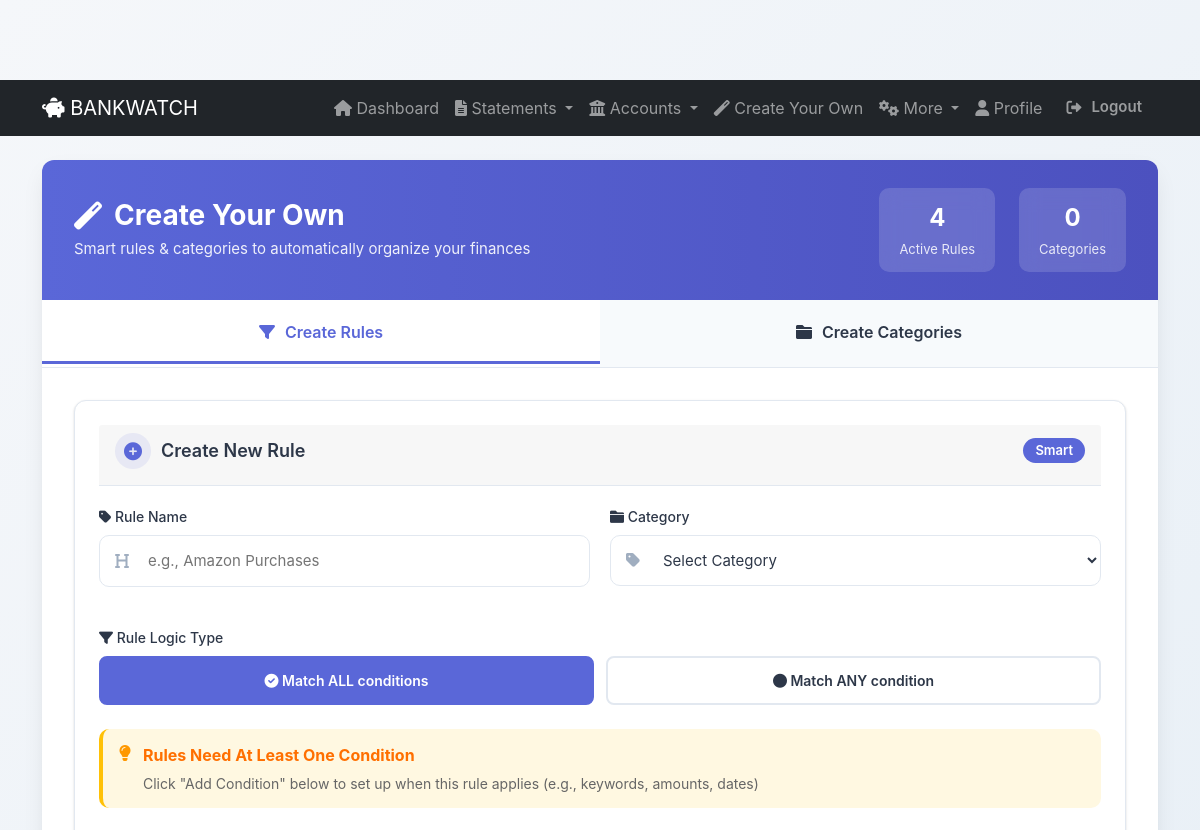
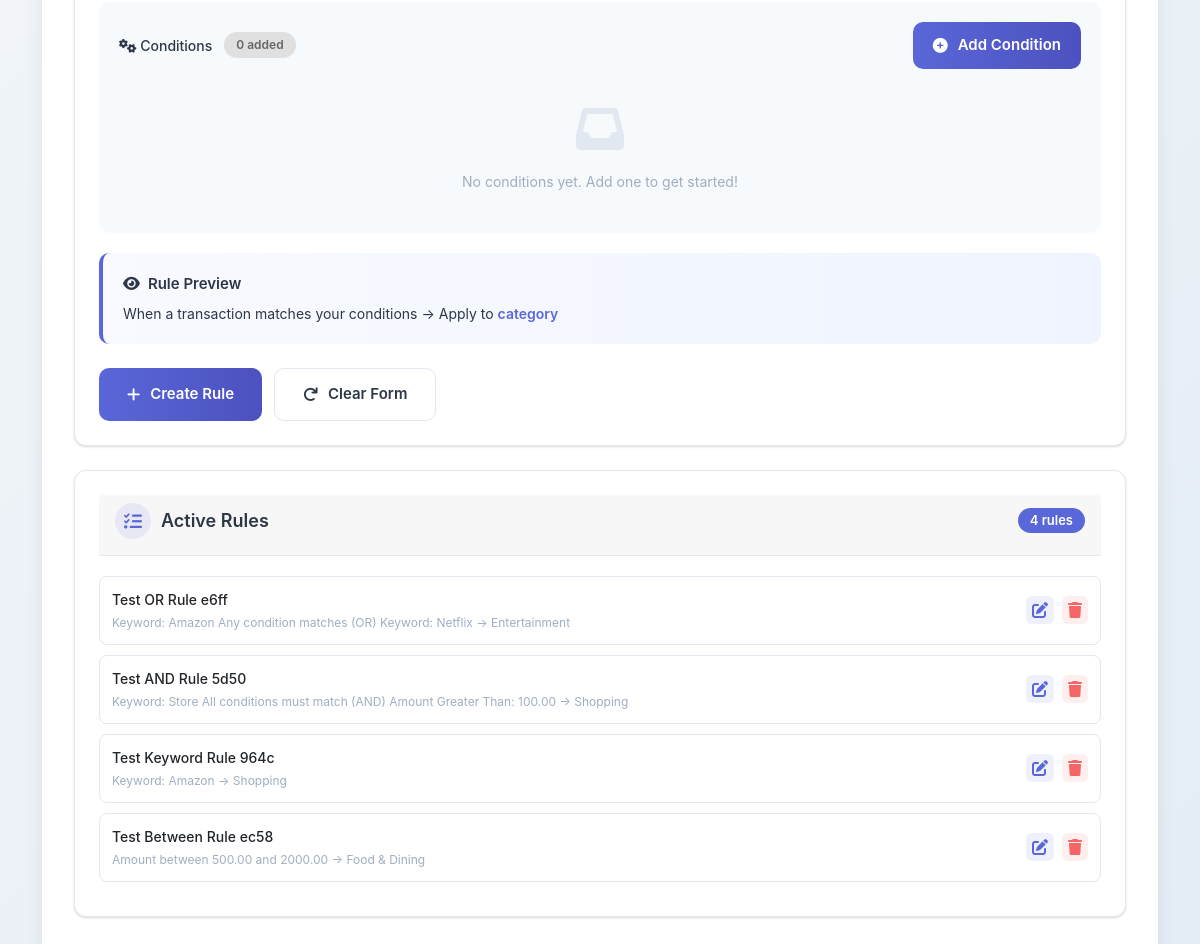
The app's page /analyzer/create-your-own/ (signed in) with its own data (2 pictures, top to bottom).
### analyzer/models.py (models this page shows, shortened)
class Rule(models.Model):
    user = models.ForeignKey(User, on_delete=models.CASCADE, related_name='rules')
    name = models.CharField(max_length=100)
    category = models.CharField(max_length=20, choices=Transaction.CATEGORY_CHOICES, default='OTHER')
    is_active = models.BooleanField(default=True)
    created_at = models.DateTimeField(auto_now_add=True)
    updated_at = models.DateTimeField(auto_now=True)
    RULE_TYPE_CHOICES = [
        ('AND', 'All conditions must match (AND)'),
        ('OR', 'Any condition matches (OR)'),
    ]
    rule_type = models.CharField(max_length=3, choices=RULE_TYPE_CHOICES, default='AND')

class RuleCondition(models.Model):
    rule = models.ForeignKey(Rule, on_delete=models.CASCADE, related_name='conditions')
    CONDITION_TYPE_CHOICES = [
        ('KEYWORD', 'Keyword in Description'),
        ('AMOUNT', 'Amount Range'),
        ('DATE', 'Date Range'),
        ('SOURCE', 'Transaction Source/Channel'),
    ]
    condition_type = models.CharField(max_length=20, choices=CONDITION_TYPE_CHOICES)
    keyword = models.CharField(max_length=100, blank=True)
    keyword_match_type = models.CharField(max_length=20, choices=[
        ('CONTAINS', 'Contains'),
        ('STARTS_WITH', 'Starts With'),
        ('ENDS_WITH', 'Ends With'),
        ('EXACT', 'Exact Match'),
    ], blank=True)
    amount_operator = models.CharField(max_length=20, choices=[
        ('EQUALS', 'Equals'),
        ('GREATER_THAN', 'Greater Than'),
        ('LESS_THAN', 'Less Than'),
        ('BETWEEN', 'Between'),
        ('GREATER_THAN_EQUAL', 'Greater Than or Equal'),
        ('LESS_THAN_EQUAL', 'Less Than or Equal'),
    ], blank=True)
    amount_value = models.DecimalField(max_digits=12, decimal_places=2, null=True, blank=True)
    amount_value2 = models.DecimalField(max_digits=12, decimal_places=2, null=True, blank=True)
    date_start = models.DateField(null=True, blank=True)
    date_end = models.DateField(null=True, blank=True)
    source_channel = models.CharField(max_length=50, blank=True, choices=[
        ('PAYTM', 'Paytm'),
        ('PHONEPE', 'PhonePe'),
        ('GOOGLE_PAY', 'Google Pay'),
        ('UPI', 'UPI'),
        ('DEBIT_CARD', 'Debit Card'),
        ('CREDIT_CARD', 'Credit Card'),
        ('NET_BANKING', 'Net Banking'),
        ('CHEQUE', 'Cheque'),
        ('NEFT', 'NEFT'),
        ('RTGS', 'RTGS'),
    ])
    def __str__(self):
        if self.condition_type == 'KEYWORD':
            return f"Keyword: {self.keyword}"
        elif self.condition_type == 'AMOUNT':
            if self.amount_operator == 'BETWEEN' and self.amount_value2:
                return f"Amount between {self.amount_value} and {self.amount_value2}"
            return f"Amount {self.get_amount_operator_display()}: {self.amount_value}"
        elif self.condition_type == 'DATE':
            return f"Date: {self.date_start} to {self.date_end}"
        elif self.condition_type == 'SOURCE':
            return f"Source: {self.get_source_channel_display()}"
        return f"Condition #{self.id}"

### analyzer/views.py (the view)
# urls.py: path('create-your-own/', views.create_your_own, name='create_your_own'),
@login_required
def create_your_own(request):
    rules = Rule.objects.filter(user=request.user).order_by('-created_at')
    custom_categories = CustomCategory.objects.filter(user=request.user).order_by('-created_at')
    context = {
        'total_rules': rules.count(),
        'total_categories': custom_categories.count(),
        'rules': rules,
        'custom_categories': custom_categories,
        'categories': Transaction.CATEGORY_CHOICES,
    }
    return render(request, 'analyzer/create_your_own.html', context)

### templates/analyzer/create_your_own.html (shortened to what this page needs)
{% extends "base.html" %}
{% load static %}
{% block content %}
<div class="container-main">
    <div class="header">
        <div class="header-content">
            <h2><i class="fas fa-magic"></i> Create Your Own</h2>
            <p>Smart rules & categories to automatically organize your finances</p>
        </div>
        <div class="stats">
            <div class="stat-item">
                <div class="stat-number" id="rulesCount">{{ total_rules }}</div>
                <div class="stat-label">Active Rules</div>
            </div>
            <div class="stat-item">
                <div class="stat-number" id="categoriesCount">{{ total_categories }}</div>
                <div class="stat-label">Categories</div>
            </div>
        </div>
    </div>
    <div class="tabs">
        <div class="tab active" onclick="switchTab('rules')">
            <i class="fas fa-filter"></i> Create Rules
        </div>
        <div class="tab" onclick="switchTab('categories')">
            <i class="fas fa-folder"></i> Create Categories
        </div>
    </div>
    <div id="rules" class="section active">
        <div class="card">
            <div class="card-header">
                <h4><i class="fas fa-plus-circle"></i> Create New Rule</h4>
                <span class="badge">Smart</span>
            </div>
            <form id="ruleForm" method="POST" action="{% url 'create_rule_ajax' %}">
                <div class="form-row">
                    <div class="form-group">
                        <label for="ruleName"><i class="fas fa-tag"></i> Rule Name</label>
                        <div class="input-with-icon">
                            <input type="text" id="ruleName" name="name" placeholder="e.g., Amazon Purchases" required>
                        </div>
                    </div>
                    <div class="form-group">
                        <label for="ruleCategory"><i class="fas fa-folder"></i> Category</label>
                        <div class="input-with-icon">
                            <select id="ruleCategory" name="category" required>
                                <option value="">Select Category</option>
                            </select>
                        </div>
                    </div>
                </div>
                <div class="form-group">
                    <label><i class="fas fa-filter"></i> Rule Logic Type</label>
                    <div class="logic-type-toggle">
                        <button type="button" class="logic-btn active" data-logic="AND" onclick="setLogicType('AND', this)">
                            <i class="fas fa-check-circle"></i> Match ALL conditions
                        </button>
                        <button type="button" class="logic-btn" data-logic="OR" onclick="setLogicType('OR', this)">
                            <i class="fas fa-circle"></i> Match ANY condition
                        </button>
                    </div>
                </div>
                <div style="padding: 14px 16px; background: #fff8e1; border-radius: 10px; margin-bottom: 20px; border-left: 4px solid #ffc107; display: flex; align-items: flex-start; gap: 12px;">
                    <i class="fas fa-lightbulb" style="color: #ff9800; font-size: 16px; margin-top: 2px; flex-shrink: 0;"></i>
                    <div style="flex: 1;">
                        <strong style="color: #ff6f00; display: block; margin-bottom: 6px;">Rules Need At Least One Condition</strong>
                        <small style="color: #666; display: block;">Click "Add Condition" below to set up when this rule applies (e.g., keywords, amounts, dates)</small>
                    </div>
                </div>
                <div class="conditions-container">
                    <div style="display: flex; justify-content: space-between; align-items: center; margin-bottom: 16px;">
                        <div style="display: flex; align-items: center; gap: 12px;">
                            <label style="margin: 0;"><i class="fas fa-cogs"></i> Conditions</label>
                            <span id="conditionCount" style="display: inline-block; background: #e0e0e0; color: #666; padding: 4px 12px; border-radius: 20px; font-size: 12px; font-weight: 600;">0 added</span>
                        </div>
                        <button type="button" class="btn btn-primary" style="min-width: 160px; padding: 12px 20px;" onclick="openConditionBuilder()">
                            <i class="fas fa-plus-circle"></i> Add Condition
                        </button>
                    </div>
                    <div id="conditionsDisplay" style="min-height: 80px;">
                        <div class="empty-state" style="padding: 20px 0;">
                            <i class="fas fa-inbox"></i><br>
                            <small>No conditions yet. Add one to get started!</small>
                        </div>
                    </div>
                </div>
                <div class="preview">
                    <div class="preview-title">
                        <i class="fas fa-eye"></i> Rule Preview
                    </div>
                    <div class="preview-content" id="rulePreview">
                        When a transaction matches your conditions → Apply to <span class="highlight">category</span>
                    </div>
                </div>
                <div class="button-group">
                    <button type="submit" class="btn btn-primary" id="submitRuleBtn" style="min-width: 140px;">
                        <i class="fas fa-plus"></i> Create Rule
                    </button>
                    <button type="button" class="btn btn-secondary" onclick="resetRuleForm()">
                        <i class="fas fa-redo"></i> Clear Form
                    </button>
                </div>
            </form>
        </div>
        <div class="card">
            <div class="card-header">
                <h4><i class="fas fa-list-check"></i> Active Rules</h4>
                <span class="badge" id="activeRulesCount">{{ total_rules }} rules</span>
            </div>
            <div id="rulesContainer">
                {% if rules %}
                    {% for rule in rules %}
                        <div class="rule-item" data-rule-id="{{ rule.id }}">
                            <div class="rule-details">
                                <div class="rule-name">{{ rule.name }}</div>
                                <div class="rule-condition">
                                    {% if rule.conditions.all %}
                                        {% for condition in rule.conditions.all %}
                                            <span>{{ condition }}</span>
                                            {% if not forloop.last %}<span> {{ rule.get_rule_type_display }} </span>{% endif %}
                                        {% endfor %}
                                        → {{ rule.get_category_display }}
                                    {% else %}
                                        No conditions added
                                    {% endif %}
                                </div>
                            </div>
                            <div class="rule-actions">
                                <i class="fas fa-edit" onclick="editRule({{ rule.id }})"></i>
                                <i class="fas fa-trash" onclick="deleteRule({{ rule.id }})"></i>
                            </div>
                        </div>
                    {% endfor %}
                {% else %}
                    <div class="empty-state">
                        <i class="fas fa-inbox"></i><br>
                        <small>No rules yet. Create your first rule above!</small>
                    </div>
                {% endif %}
            </div>
        </div>
    </div>
</div>
{% endblock %}

### records on screen
Rule: name "Test OR Rule e6ff", rule_type "Any condition matches (OR)", category "Entertainment"
RuleCondition: condition_type+keyword "Keyword: Amazon"
RuleCondition: condition_type+keyword "Keyword: Netflix"
Rule: name "Test AND Rule 5d50", rule_type "All conditions must match (AND)", category "Shopping"
RuleCondition: condition_type+keyword "Keyword: Store"
RuleCondition: condition_type+amount_operator+amount_value "Amount Greater Than: 100.00"
Rule: name "Test Keyword Rule 964c", category "Shopping"
RuleCondition: condition_type+keyword "Keyword: Amazon"
Rule: name "Test Between Rule ec58", category "Food & Dining"
RuleCondition: condition_type+amount_operator+amount_value2 "Amount between 500.00 and 2000.00"

### other values on screen
{{ total_rules }} "4"
{{ total_categories }} "0"
